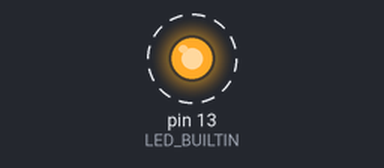
Simulated run of this sketch. Board: Arduino Uno, built with avr-gcc and run on an emulated ATmega328P. Shown: output pins drawn as LEDs (lit = HIGH). Dashed ring = blinking. What the sketch prints to the serial monitor is not drawn.

Above: at 0.5 s.
Timing chart, 0 to 4.6 s (numbered marks = the images above):
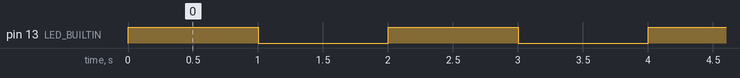

The sketch:

main.ino
```cpp
#include "Arduino.h"

void setup() {
  // initialize digital pin LED_BUILTIN as an output.
  pinMode(LED_BUILTIN, OUTPUT);
  Serial.begin(9600);
}

void loop() {
  digitalWrite(LED_BUILTIN, HIGH);
  Serial.println("hola");// turn the LED on (HIGH is the voltage level)
  delay(1000);                       // wait for a second
  digitalWrite(LED_BUILTIN, LOW);    // turn the LED off by making the voltage LOW
  delay(1000);                       // wait for a second
  Serial.println("hola");
}
```

Measured:
- by itself, pin 13 (LED_BUILTIN): alternates HIGH for 1.0 s and LOW for 1.0 s
